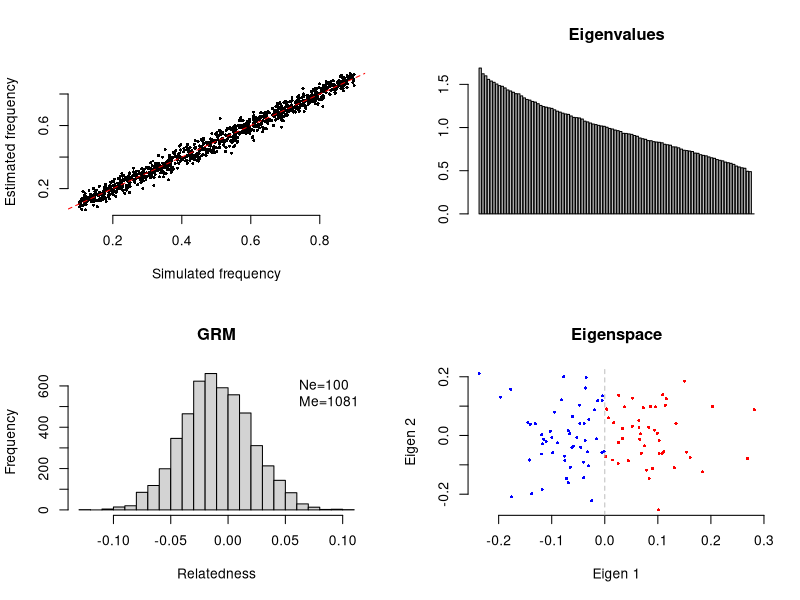
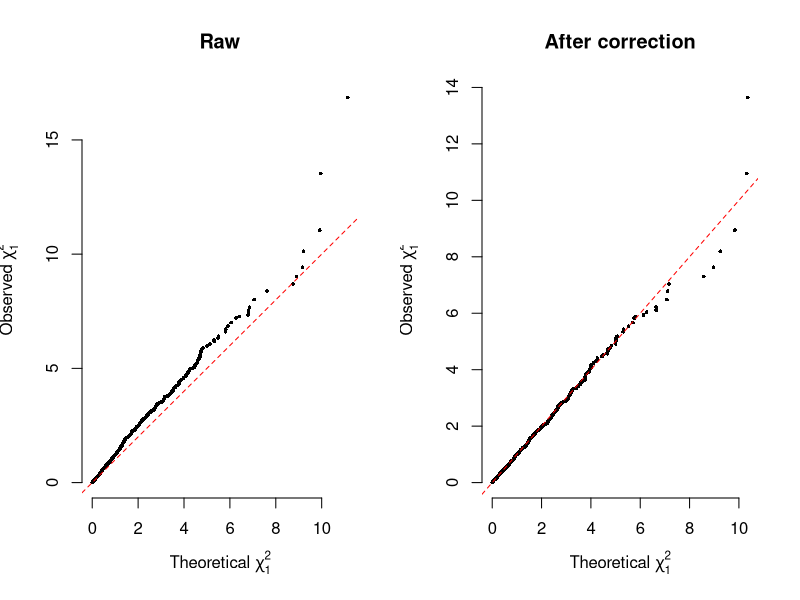

Generate these figures, in order, with R:
## ---- chunk 1
set.seed(2018)
layout(matrix(1:4, 2, 2))
freq=runif(1000, 0.1, 0.9)
X=matrix(0, 100, length(freq))
for(i in 1:length(freq)) {
  X[,i]=rbinom(nrow(X), 2, freq[i])
}
print(dim(X))
plot(freq, colMeans(X)/2, xlab="Simulated frequency", ylab="Estimated frequency", bty='n', pch=16, cex=0.5)
abline(a=0, b=1, col="red", lty=2)

Xs=apply(X, 2, scale)
G=Xs %*% t(Xs)/ncol(X)
Ne=-1/mean(G[col(G)<row(G)])
Me=1/var(G[col(G)<row(G)])
print(paste("Ne=", Ne, "Me=", Me, "given N=", nrow(Xs), "and M=", ncol(Xs)))
hist(G[col(G)<row(G)], main="GRM", xlab="Relatedness", breaks = 25)
legend("topright", legend = c(paste0("Ne=", format(Ne, digits = 2)), paste0("Me=", format(Me, digits = 2)) ), bty = 'n')

#Eigen
eigenG=eigen(G)
barplot(eigenG$values, main="Eigenvalues")
plot(eigenG$vectors[,1], eigenG$vectors[,2], xlab="Eigen 1", ylab="Eigen 2", bty='n', main="Eigenspace", pch=16, cex=0.5, col=ifelse(eigenG$vectors[,1]>0, "red", "blue"))
abline(v=0, col="grey", lty=2)
## ---- chunk 2
Chi=rchisq(10000, 1, ncp=0.2)
layout(matrix(1:2, 1, 2))
qqplot(main="Raw", rchisq(1000,1), Chi, bty="n", xlab=expression(paste("Theoretical ",chi[1]^2)), ylab=expression(paste("Observed ",chi[1]^2)), pch=16, cex=0.5)
abline(a=0, b=1, col="red", lty=2)
gc=median(Chi)/qchisq(0.5, 1, lower.tail = F)
ChiGC=Chi/gc
qqplot(main="After correction", rchisq(1000,1), ChiGC, bty="n", xlab=expression(paste("Theoretical ",chi[1]^2)), ylab=expression(paste("Observed ",chi[1]^2)), pch=16, cex=0.5)
abline(a=0, b=1, col="red", lty=2)
